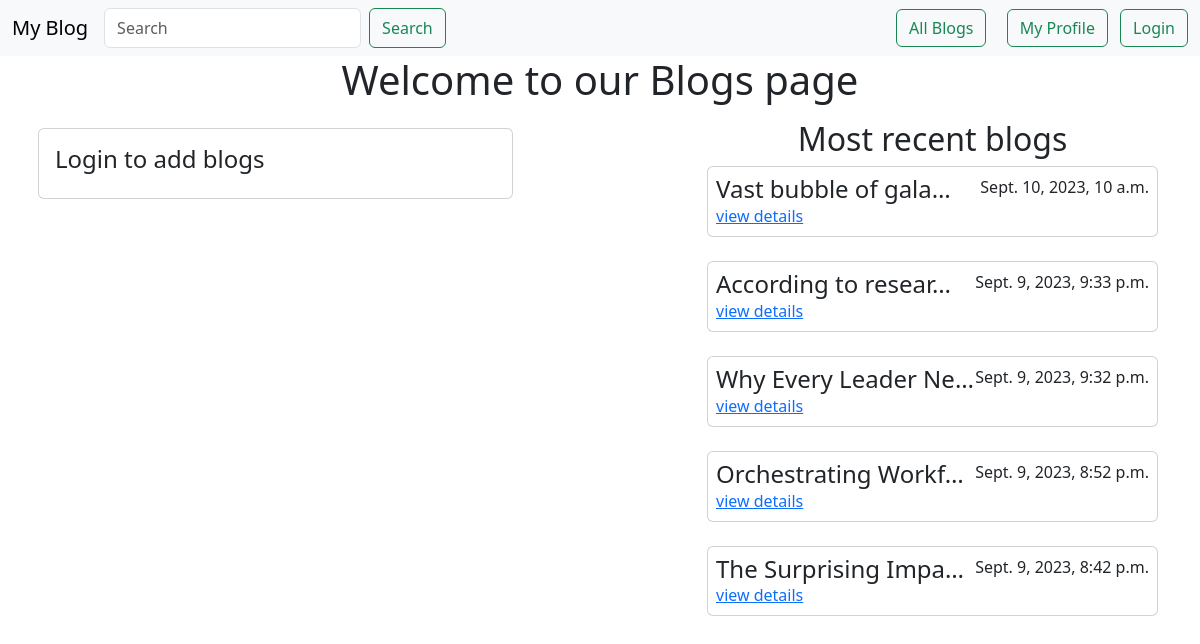
The page / on the database its author committed.
### Blog/models.py (models this page shows, shortened)
class Blog(models.Model):
    user = models.ForeignKey(User, on_delete=models.CASCADE, null=True)
    title = models.CharField(max_length=100)
    desc = models.TextField()
    created_at = models.DateTimeField(auto_now_add=True)

### Blog/views.py (the view, shortened to what this page needs)
# urls.py: path('', home, name='home_page'),
def home(request):
    form = BlogForm()
    data = Blog.objects.all().order_by('-created_at')[:5]
    context = {'form': form, 'data': data}
    return render(request, 'Blog/index.html', context)

### Blog/forms.py
class BlogForm(forms.ModelForm):
    class Meta:
        model = Blog
        fields = ['title', 'desc']
        labels = {
            'title': 'Title',
            'desc' : 'Description',
        }
    def __init__(self, *args, **kwargs):
        super(BlogForm, self).__init__(*args, **kwargs)
        for field in self.fields:
            self.fields[field].required = True
            self.fields[field].widget.attrs['class'] = 'form-control'

### Blog/templates/Blog/index.html (shortened to what this page needs)
{% extends 'base.html' %}
{% block body %}
<div class="container">
    <h1 class="text-center mb-3">Welcome to our Blogs page</h1>
    <div class="row d-flex justify-content-between">
        <div class="col-5 m-2 p-0">
            <form method='post' class="card p-3">
            {% if request.user.is_authenticated %}
                {% csrf_token %}
                {% for field in form %}
                <div class="mb-3">
                    <label class="form-label" for="{{ field.id_for_label }}">{{ field.label }}</label>
                    {{ field }}
                </div>
                {% endfor %}
                <button type="submit" class="btn btn-success">Add Blog</button>
        {% else %}
        <h4>Login to add blogs</h4>
        {% endif %}
            </form>
        </div>
        <div class="col-5">
            <h2 class="text-center">Most recent blogs</h2>
            {% for obj in data %}
            <div class="card mb-4 p-2" id="blog">
                <div class="d-flex justify-content-between">
                    <div>
                        <h4 class="m-0 p-0" style="max-width: 100%;">{{obj.title|truncatechars:20}}</h4>
                        <a href="{% url 'blog_page' obj.id %}">view details</a>
                    </div>
                    <span class="flex-nowrap">{{obj.created_at}}</span>
                </div>
            </div>
            {% endfor %}
        </div>
    </div>
</div>
{% endblock body %}

### templates/base.html (shortened to what this page needs)
<!Doctype html>
<html lang="en">
  <head>
    <link href="https://cdn.jsdelivr.net/npm/bootstrap@5.3.1/dist/css/bootstrap.min.css" rel="stylesheet">
  </head>
  <body>
    <nav class="navbar bg-body-tertiary">
      <div class="container-fluid">
        <div class="d-flex flex-row" >
          <a class="navbar-brand" href="{% url 'home_page' %}">My Blog</a>
          <form role="search" class="d-flex flex-row" name='search_form' action="{% url 'search_page' %}">
            <input name="search" class="form-control me-2" type="search" placeholder="Search" aria-label="Search">
            <input class="btn btn-outline-success" type="submit" value="Search">
          </form>
      </div>
        <div>
          <a class="btn btn-outline-success mx-2" href="{% url 'all_blogs_page' %}">All Blogs</a>
          <a class="btn btn-outline-success mx-2" {% if request.user.is_authenticated %} href="{% url 'profile_page' request.user.id %}" {% else %} href="{% url 'accounts:login_page' %}{% endif %}">My Profile</a>
        {% if request.user.is_authenticated %}
            <a class="btn btn-outline-secondary" href="{% url 'accounts:logout_page' %}">Logout</a>
        {% else %}
            <a class="btn btn-outline-success" href="{% url 'accounts:login_page' %}">Login</a>
        {% endif %}
        </div>
      </div>
    </nav>
    {% block body %}{% endblock body %}
  </body>
</html>

### rows shown on the page
Blog: title "Vast bubble of gala…", created_at "Sept. 10, 2023, 10 a.m."
Blog: title "According to resear…", created_at "Sept. 9, 2023, 9:33 p.m."
Blog: title "Why Every Leader Ne…", created_at "Sept. 9, 2023, 9:32 p.m."
Blog: title "Orchestrating Workf…", created_at "Sept. 9, 2023, 8:52 p.m."
Blog: title "The Surprising Impa…", created_at "Sept. 9, 2023, 8:42 p.m."
